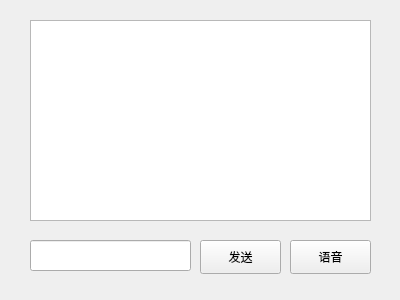
<?xml version="1.0" encoding="UTF-8"?>
<ui version="4.0">
 <class>page2</class>
 <widget class="QWidget" name="page2">
  <property name="geometry">
   <rect>
    <x>0</x>
    <y>0</y>
    <width>400</width>
    <height>300</height>
   </rect>
  </property>
  <property name="windowTitle">
   <string>Form</string>
  </property>
  <widget class="QTextEdit" name="textEdit">
   <property name="geometry">
    <rect>
     <x>30</x>
     <y>20</y>
     <width>341</width>
     <height>201</height>
    </rect>
   </property>
  </widget>
  <widget class="QPushButton" name="pushButton">
   <property name="geometry">
    <rect>
     <x>200</x>
     <y>240</y>
     <width>81</width>
     <height>34</height>
    </rect>
   </property>
   <property name="text">
    <string>发送</string>
   </property>
  </widget>
  <widget class="QLineEdit" name="lineEdit">
   <property name="geometry">
    <rect>
     <x>30</x>
     <y>240</y>
     <width>161</width>
     <height>31</height>
    </rect>
   </property>
  </widget>
  <widget class="QPushButton" name="pushButton_2">
   <property name="geometry">
    <rect>
     <x>290</x>
     <y>240</y>
     <width>81</width>
     <height>34</height>
    </rect>
   </property>
   <property name="text">
    <string>语音</string>
   </property>
  </widget>
 </widget>
 <resources/>
 <connections/>
</ui>
